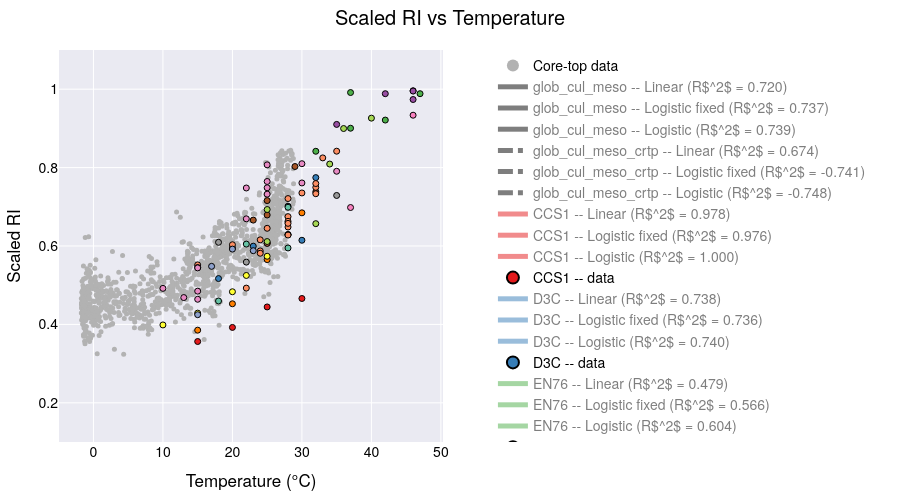

The notebook cell this image was saved under:
### Code cell
# ─── prepare sample points ────────────────────────────────────────────────────
xx = np.linspace(-4, 50, 200)

# ─── filter & group your data ──────────────────────────────────────────────────
plot_data = culture_meso_df[culture_meso_df['Temperature'] < 50]
plot_data = plot_data.replace([np.inf, -np.inf], np.nan)  # replace inf with NaN
plot_data = plot_data.dropna(subset=['scaledRI', 'Temperature'])  # drop NaN rows

plot_coretop_data = coretop_df.dropna(subset=['t_sf2tc_avg', 'scaledRI_median']).reset_index(drop=True)

min_count = 2
groups = [g for g, df in plot_data.groupby('Strains_edited') if len(df) >= min_count]

# ─── build the figure with one trace per strain per model ─────────────────────
fig = go.Figure()

fig.add_trace(go.Scatter(
    x=plot_coretop_data['t_sf2tc_avg'],
    y=plot_coretop_data['scaledRI_median'],
    mode='markers',
    marker=dict(color='rgba(178,178,178,1.000)', size=5),
    name='Core-top data',
    showlegend=True   # you can allow toggling it via legend if you like
))
core_idx = 0  # index of this core-top trace

# ─── add global fits ────────────────────────────────────────────────
X_all = plot_data['Temperature'].values.reshape(-1,1)
y_all = plot_data['scaledRI'].values

# -- Linear fit --
ols_all = LinearRegression().fit(X_all, y_all)
y_lin_all = ols_all.predict(xx.reshape(-1,1))


# -- Logistic fixed upper --
p0f = [25, 0.1, 0.1]
bf = (0, [50,1,1])
popt_f_all, _ = curve_fit(logistic_fixed_upper, plot_data['Temperature'], plot_data['scaledRI'], p0=p0f, bounds=bf)
y_logif_all = logistic_fixed_upper(xx, *popt_f_all)
r2_logif_all = 1 - np.var(plot_data['scaledRI'] - logistic_fixed_upper(plot_data['Temperature'], *popt_f_all)) / np.var(plot_data['scaledRI'])

# -- Full logistic --
p0_all = [25,0.1,0.1,0.1]
bnd_all = (0, [50,1,1,1])
popt_all, _ = curve_fit(logistic, plot_data['Temperature'], plot_data['scaledRI'], p0=p0_all, bounds=bnd_all)
y_logi_all = logistic(xx, *popt_all)
r2_logi_all = 1 - np.var(plot_data['scaledRI'] - logistic(plot_data['Temperature'], *popt_all)) / np.var(plot_data['scaledRI'])

## add global fits to figure
for model, y, r2 in [
    ("Linear", y_lin_all, ols_all.score(X_all, y_all)),
    ("Logistic fixed", y_logif_all, r2_logif_all),
    ("Logistic", y_logi_all, r2_logi_all)
]:
    fig.add_trace(go.Scatter(
        x=xx, y=y,
        mode='lines',
        name=f"glob_cul_meso -- {model} (R$^{2}$ = {r2:.3f})",
        visible=True
    ))

### add X_all and y_all with coretop data and fit the glob_cul_meso_crtp
X_all_full = np.concatenate((plot_coretop_data['t_sf2tc_avg'].values.reshape(-1,1), plot_data['Temperature'].values.reshape(-1,1)))
y_all_full = np.concatenate((plot_coretop_data['scaledRI_median'].values, plot_data['scaledRI'].values))

# -- Linear fit --
ols_all_full = LinearRegression().fit(X_all_full, y_all_full)
y_lin_all_full = ols_all_full.predict(xx.reshape(-1,1))
# -- Logistic fixed upper --
p0f_full = [25, 0.1, 0.1]
bf_full = (0, [50,1,1])
popt_f_all_full, _ = curve_fit(logistic_fixed_upper, np.squeeze(X_all_full), y_all_full, p0=p0f_full, bounds=bf_full)
y_logif_all_full = logistic_fixed_upper(xx, *popt_f_all_full)
r2_logif_all_full = 1 - np.var(y_all_full - logistic_fixed_upper(X_all_full, *popt_f_all_full)) / np.var(y_all_full)
# -- Full logistic --
p0_all_full = [25,0.1,0.1,0.1]
bnd_all_full = (0, [50,1,1,1])
popt_all_full, _ = curve_fit(logistic, np.squeeze(X_all_full), y_all_full, p0=p0_all_full, bounds=bnd_all_full)
y_logi_all_full = logistic(xx, *popt_all_full)
r2_logi_all_full = 1 - np.var(y_all_full - logistic(X_all_full, *popt_all_full)) / np.var(y_all_full)
## add global fits to figure
for model, y, r2 in [
    ("Linear", y_lin_all_full, ols_all_full.score(X_all_full, y_all_full)),
    ("Logistic fixed", y_logif_all_full, r2_logif_all_full),
    ("Logistic", y_logi_all_full, r2_logi_all_full)
]:
    fig.add_trace(go.Scatter(
        x=xx, y=y,
        mode='lines',
        name=f"glob_cul_meso_crtp -- {model} (R$^{2}$ = {r2:.3f})",
        visible=True
    ))
    
# ─── add all your strain traces ───────────────────────────
for strain in groups:
    df = plot_data[plot_data['Strains_edited'] == strain]
    X = df['Temperature'].values.reshape(-1,1)
    y = df['scaledRI'].values
    
    # -- Linear fit --
    ols = LinearRegression().fit(X, y)
    y_lin = ols.predict(xx.reshape(-1,1))
    fig.add_trace(go.Scatter(
        x=xx, y=y_lin, 
        mode='lines',
        name=f"{strain} -- Linear (R$^{2}$ = {ols.score(X,y):.3f})",
        visible=(strain == groups[0])  # only first strain visible initially
    ))
    
    # -- Logistic fixed upper --
    p0f = [25, 0.1, 0.1]
    bf = (0, [50,1,1])
    popt_f, _ = curve_fit(logistic_fixed_upper, df['Temperature'], df['scaledRI'], p0=p0f, bounds=bf)
    y_logf = logistic_fixed_upper(xx, *popt_f)
    r2_f = 1 - np.var(df['scaledRI'] - logistic_fixed_upper(df['Temperature'], *popt_f)) / np.var(df['scaledRI'])
    fig.add_trace(go.Scatter(
        x=xx, y=y_logf,
        mode='lines',
        name=f"{strain} -- Logistic fixed (R$^{2}$ = {r2_f:.3f})",
        visible=False
    ))
    
    # -- Full logistic --
    p0 = [25,0.1,0.1,0.1]
    bnd = (0, [50,1,1,1])
    popt, _ = curve_fit(logistic, df['Temperature'], df['scaledRI'], p0=p0, bounds=bnd)
    y_log = logistic(xx, *popt)
    r2 = 1 - np.var(df['scaledRI'] - logistic(df['Temperature'], *popt)) / np.var(df['scaledRI'])
    fig.add_trace(go.Scatter(
        x=xx, y=y_log,
        mode='lines',
        name=f"{strain} -- Logistic (R$^{2}$ = {r2:.3f})",
        visible=False
    ))
    
    # -- Always-on scatter of raw data --
    fig.add_trace(go.Scatter(
        x=df['Temperature'], y=df['scaledRI'],
        mode='markers',
        marker=dict(size=6, line=dict(width=1, color='black')),
        name=f"{strain} -- data",
        visible=True
    ))
# build a mapping strain → color
palette1 = px.colors.qualitative.Set1
palette2 = px.colors.qualitative.Set2

# make one long list
all_colors = palette1 + palette2

# then map strains in order
strain_colors = {
    strain: all_colors[i % len(all_colors)]
    for i, strain in enumerate(groups)
}
coretop_ds_merged = xr.merge([coretop_ds, ocean_properties_ds])



coretop_df_temp = coretop_ds_merged.to_dataframe()
coretop_df_temp['pred_new_texRI'] = pred_texRI(coretop_df_temp['tex_median'], method_name='exp_thisStudy')
coretop_df_temp['new_deltaRI'] = coretop_df_temp['scaledRI_median']*4 - coretop_df_temp['pred_new_texRI']
coretop_df_temp = coretop_df_temp.replace([np.inf, -np.inf], np.nan).dropna(subset=['scaledRI_median','gdgt23ratio_median',]).reset_index()
coretop_df = coretop_df_temp[coretop_df_temp['new_deltaRI'].abs()<=0.5].reset_index(drop=True)

display(coretop_df)

coretop_df = coretop_df[coretop_df['gdgt23ratio_median']<100].reset_index(drop=True)  # remove outliers
coretop_df_below70N = coretop_df[coretop_df['lat']<70].reset_index(drop=True)
# now loop through all traces
for trace in fig.data:
    # The “cultures + mesocosm only” global fit
    if trace.name.startswith("glob_cul_meso --"):
        trace.update(line=dict(
            color="black",   # pick any CSS name or hex code
            dash="solid",        # “solid”, “dash”, “dot”, “dashdot”, etc
            width=4              # thicker line
        ))

    # The “cultures + mesocosm + coretop” global fit
    elif trace.name.startswith("glob_cul_meso_crtp --"):
        trace.update(line=dict(
            color="black",
            dash="dashdot",
            width=3
        ))
        
    # skip the core-top (and any other truly global or background traces)
    elif trace.name == "Core-top data":
        continue

    # split off the strain name (everything before the “ – ”)
    strain = trace.name.split(" -- ")[0]

    # pick a color: if it’s one of our strains, use its palette color;
    # otherwise (e.g. “Global”) fall back to black or whatever you like
    col = strain_colors.get(strain, "black")

    # apply to both marker & line
    trace.update(
        marker=dict(color=col),
        line=dict(color=col)
    )



# Hide all line traces (fits) by default, leave markers visible
for trace in fig.data:
    if "lines" in trace.mode:
        trace.visible = "legendonly"
    else:
        trace.visible = True

# # Make “raw data” the initial visibility state:
# for tr in fig.data:
#     if tr.name == "Core-top data" or tr.name.endswith("-- data"):
#         tr.visible = True
#     else:
#         tr.visible = False
        


# reposition the model‐dropdown as a vertical nav bar on the left
fig.update_layout(

    autosize=False,     # turn off responsive “fill the container”
    width=900,          # fixed pixel width
    height=500,         # fixed pixel height
    margin=dict(l=40, r=40, t=50, b=40),

    title="Scaled RI vs Temperature",
    xaxis_title="Temperature (°C)",
    yaxis_title="Scaled RI",
    
    yaxis=dict(
        range=[0.1, 1.1],
        autorange=False    # turn off auto‐scaling
    ),

    # put the legend also on the left, so users can click each strain on/off
    legend=dict(
        traceorder="normal",
        orientation="v",
        x=1.13,      # just inside the left margin
        y=0.5,
        xanchor="left",
        yanchor="middle",
        itemsizing="constant"
    ),
    template='seaborn',
    font=dict(
        family="TeX Gyre Heros",
        size=14,
        color="black"
    ),
    
)

# lock X/Y so the units match (remove if you don’t want a 1:1 scale)
fig.update_xaxes(constrain='domain')            # keep the X‐axis from expanding

# set a default
# fig.update_layout(template="plotly_white")

fig.show()

# in your Python script / notebook:
fig.write_html(
  os.path.join(local_github_path, 'html_figures', 'scaledRI_vs_Temperature.html'),
  include_plotlyjs="cdn",   # pull Plotly.js from the CDN
  full_html=False           # only the <div>+<script>—no <html>/<body> wrapper
)

### Figure 1 — Plotly figure (JSON) as saved in the notebook; plotly's stock layout.template omitted (floating-point values rounded to 4 significant figures; data arrays with more than 128 entries replaced by an {"elided": "..."} marker saying what was removed)
{"data": [{"marker": {"color": "rgba(178,178,178,1.000)", "size": 5}, "mode": "markers", "name": "Core-top data", "showlegend": true, "type": "scatter", "visible": true, "x": {"elided": "1348 float values"}, "y": {"elided": "1348 float values"}}, {"line": {"color": "black", "dash": "solid", "width": 4}, "marker": {"color": "black"}, "mode": "lines", "name": "glob_cul_meso -- Linear (R$^2$ = 0.720)", "type": "scatter", "visible": "legendonly", "x": {"elided": "200 float values"}, "y": {"elided": "200 float values"}}, {"line": {"color": "black", "dash": "solid", "width": 4}, "marker": {"color": "black"}, "mode": "lines", "name": "glob_cul_meso -- Logistic fixed (R$^2$ = 0.737)", "type": "scatter", "visible": "legendonly", "x": {"elided": "200 float values"}, "y": {"elided": "200 float values"}}, {"line": {"color": "black", "dash": "solid", "width": 4}, "marker": {"color": "black"}, "mode": "lines", "name": "glob_cul_meso -- Logistic (R$^2$ = 0.739)", "type": "scatter", "visible": "legendonly", "x": {"elided": "200 float values"}, "y": {"elided": "200 float values"}}, {"line": {"color": "black", "dash": "dashdot", "width": 3}, "marker": {"color": "black"}, "mode": "lines", "name": "glob_cul_meso_crtp -- Linear (R$^2$ = 0.674)", "type": "scatter", "visible": "legendonly", "x": {"elided": "200 float values"}, "y": {"elided": "200 float values"}}, {"line": {"color": "black", "dash": "dashdot", "width": 3}, "marker": {"color": "black"}, "mode": "lines", "name": "glob_cul_meso_crtp -- Logistic fixed (R$^2$ = -0.741)", "type": "scatter", "visible": "legendonly", "x": {"elided": "200 float values"}, "y": {"elided": "200 float values"}}, {"line": {"color": "black", "dash": "dashdot", "width": 3}, "marker": {"color": "black"}, "mode": "lines", "name": "glob_cul_meso_crtp -- Logistic (R$^2$ = -0.748)", "type": "scatter", "visible": "legendonly", "x": {"elided": "200 float values"}, "y": {"elided": "200 float values"}}, {"line": {"color": "rgb(228,26,28)"}, "marker": {"color": "rgb(228,26,28)"}, "mode": "lines", "name": "CCS1 -- Linear (R$^2$ = 0.978)", "type": "scatter", "visible": "legendonly", "x": {"elided": "200 float values"}, "y": {"elided": "200 float values"}}, {"line": {"color": "rgb(228,26,28)"}, "marker": {"color": "rgb(228,26,28)"}, "mode": "lines", "name": "CCS1 -- Logistic fixed (R$^2$ = 0.976)", "type": "scatter", "visible": "legendonly", "x": {"elided": "200 float values"}, "y": {"elided": "200 float values"}}, {"line": {"color": "rgb(228,26,28)"}, "marker": {"color": "rgb(228,26,28)"}, "mode": "lines", "name": "CCS1 -- Logistic (R$^2$ = 1.000)", "type": "scatter", "visible": "legendonly", "x": {"elided": "200 float values"}, "y": {"elided": "200 float values"}}, {"line": {"color": "rgb(228,26,28)"}, "marker": {"color": "rgb(228,26,28)", "line": {"color": "black", "width": 1}, "size": 6}, "mode": "markers", "name": "CCS1 -- data", "type": "scatter", "visible": true, "x": [15, 20, 25, 30], "y": [0.3564, 0.3923, 0.4445, 0.4661]}, {"line": {"color": "rgb(55,126,184)"}, "marker": {"color": "rgb(55,126,184)"}, "mode": "lines", "name": "D3C -- Linear (R$^2$ = 0.738)", "type": "scatter", "visible": "legendonly", "x": {"elided": "200 float values"}, "y": {"elided": "200 float values"}}, {"line": {"color": "rgb(55,126,184)"}, "marker": {"color": "rgb(55,126,184)"}, "mode": "lines", "name": "D3C -- Logistic fixed (R$^2$ = 0.736)", "type": "scatter", "visible": "legendonly", "x": {"elided": "200 float values"}, "y": {"elided": "200 float values"}}, {"line": {"color": "rgb(55,126,184)"}, "marker": {"color": "rgb(55,126,184)"}, "mode": "lines", "name": "D3C -- Logistic (R$^2$ = 0.740)", "type": "scatter", "visible": "legendonly", "x": {"elided": "200 float values"}, "y": {"elided": "200 float values"}}, {"line": {"color": "rgb(55,126,184)"}, "marker": {"color": "rgb(55,126,184)", "line": {"color": "black", "width": 1}, "size": 6}, "mode": "markers", "name": "D3C -- data", "type": "scatter", "visible": true, "x": [30, 18, 23, 28, 32], "y": [0.6146, 0.517, 0.5995, 0.7015, 0.7745]}, {"line": {"color": "rgb(77,175,74)"}, "marker": {"color": "rgb(77,175,74)"}, "mode": "lines", "name": "EN76 -- Linear (R$^2$ = 0.479)", "type": "scatter", "visible": "legendonly", "x": {"elided": "200 float values"}, "y": {"elided": "200 float values"}}, {"line": {"color": "rgb(77,175,74)"}, "marker": {"color": "rgb(77,175,74)"}, "mode": "lines", "name": "EN76 -- Logistic fixed (R$^2$ = 0.566)", "type": "scatter", "visible": "legendonly", "x": {"elided": "200 float values"}, "y": {"elided": "200 float values"}}, {"line": {"color": "rgb(77,175,74)"}, "marker": {"color": "rgb(77,175,74)"}, "mode": "lines", "name": "EN76 -- Logistic (R$^2$ = 0.604)", "type": "scatter", "visible": "legendonly", "x": {"elided": "200 float values"}, "y": {"elided": "200 float values"}}, {"line": {"color": "rgb(77,175,74)"}, "marker": {"color": "rgb(77,175,74)", "line": {"color": "black", "width": 1}, "size": 6}, "mode": "markers", "name": "EN76 -- data", "type": "scatter", "visible": true, "x": [37, 32, 37, 42, 47], "y": [0.9915, 0.8416, 0.9005, 0.9212, 0.9886]}, {"line": {"color": "rgb(152,78,163)"}, "marker": {"color": "rgb(152,78,163)"}, "mode": "lines", "name": "Ga9.2 -- Linear (R$^2$ = 0.814)", "type": "scatter", "visible": "legendonly", "x": {"elided": "200 float values"}, "y": {"elided": "200 float values"}}, {"line": {"color": "rgb(152,78,163)"}, "marker": {"color": "rgb(152,78,163)"}, "mode": "lines", "name": "Ga9.2 -- Logistic fixed (R$^2$ = 0.919)", "type": "scatter", "visible": "legendonly", "x": {"elided": "200 float values"}, "y": {"elided": "200 float values"}}, {"line": {"color": "rgb(152,78,163)"}, "marker": {"color": "rgb(152,78,163)"}, "mode": "lines", "name": "Ga9.2 -- Logistic (R$^2$ = 0.938)", "type": "scatter", "visible": "legendonly", "x": {"elided": "200 float values"}, "y": {"elided": "200 float values"}}, {"line": {"color": "rgb(152,78,163)"}, "marker": {"color": "rgb(152,78,163)", "line": {"color": "black", "width": 1}, "size": 6}, "mode": "markers", "name": "Ga9.2 -- data", "type": "scatter", "visible": true, "x": [35, 46, 46, 42, 46], "y": [0.9102, 0.9737, 0.996, 0.9885, 0.9952]}, {"line": {"color": "rgb(255,127,0)"}, "marker": {"color": "rgb(255,127,0)"}, "mode": "lines", "name": "HCA1 -- Linear (R$^2$ = 0.986)", "type": "scatter", "visible": "legendonly", "x": {"elided": "200 float values"}, "y": {"elided": "200 float values"}}, {"line": {"color": "rgb(255,127,0)"}, "marker": {"color": "rgb(255,127,0)"}, "mode": "lines", "name": "HCA1 -- Logistic fixed (R$^2$ = 0.999)", "type": "scatter", "visible": "legendonly", "x": {"elided": "200 float values"}, "y": {"elided": "200 float values"}}, {"line": {"color": "rgb(255,127,0)"}, "marker": {"color": "rgb(255,127,0)"}, "mode": "lines", "name": "HCA1 -- Logistic (R$^2$ = 1.000)", "type": "scatter", "visible": "legendonly", "x": {"elided": "200 float values"}, "y": {"elided": "200 float values"}}, {"line": {"color": "rgb(255,127,0)"}, "marker": {"color": "rgb(255,127,0)", "line": {"color": "black", "width": 1}, "size": 6}, "mode": "markers", "name": "HCA1 -- data", "type": "scatter", "visible": true, "x": [15, 20, 25, 30], "y": [0.3853, 0.4526, 0.5653, 0.6846]}, {"line": {"color": "rgb(255,255,51)"}, "marker": {"color": "rgb(255,255,51)"}, "mode": "lines", "name": "HCE1 -- Linear (R$^2$ = 0.954)", "type": "scatter", "visible": "legendonly", "x": {"elided": "200 float values"}, "y": {"elided": "200 float values"}}, {"line": {"color": "rgb(255,255,51)"}, "marker": {"color": "rgb(255,255,51)"}, "mode": "lines", "name": "HCE1 -- Logistic fixed (R$^2$ = 0.997)", "type": "scatter", "visible": "legendonly", "x": {"elided": "200 float values"}, "y": {"elided": "200 float values"}}, {"line": {"color": "rgb(255,255,51)"}, "marker": {"color": "rgb(255,255,51)"}, "mode": "lines", "name": "HCE1 -- Logistic (R$^2$ = 0.998)", "type": "scatter", "visible": "legendonly", "x": {"elided": "200 float values"}, "y": {"elided": "200 float values"}}, {"line": {"color": "rgb(255,255,51)"}, "marker": {"color": "rgb(255,255,51)", "line": {"color": "black", "width": 1}, "size": 6}, "mode": "markers", "name": "HCE1 -- data", "type": "scatter", "visible": true, "x": [10, 15, 20, 22, 25], "y": [0.3986, 0.4287, 0.4833, 0.5249, 0.5738]}, {"line": {"color": "rgb(166,86,40)"}, "marker": {"color": "rgb(166,86,40)"}, "mode": "lines", "name": "MY1T -- Linear (R$^2$ = 0.595)", "type": "scatter", "visible": "legendonly", "x": {"elided": "200 float values"}, "y": {"elided": "200 float values"}}, {"line": {"color": "rgb(166,86,40)"}, "marker": {"color": "rgb(166,86,40)"}, "mode": "lines", "name": "MY1T -- Logistic fixed (R$^2$ = 0.608)", "type": "scatter", "visible": "legendonly", "x": {"elided": "200 float values"}, "y": {"elided": "200 float values"}}, {"line": {"color": "rgb(166,86,40)"}, "marker": {"color": "rgb(166,86,40)"}, "mode": "lines", "name": "MY1T -- Logistic (R$^2$ = 0.671)", "type": "scatter", "visible": "legendonly", "x": {"elided": "200 float values"}, "y": {"elided": "200 float values"}}, {"line": {"color": "rgb(166,86,40)"}, "marker": {"color": "rgb(166,86,40)", "line": {"color": "black", "width": 1}, "size": 6}, "mode": "markers", "name": "MY1T -- data", "type": "scatter", "visible": true, "x": [25, 25, 20, 23, 25, 29, 32], "y": [0.6068, 0.6791, 0.5948, 0.6661, 0.7158, 0.8028, 0.7381]}, {"line": {"color": "rgb(247,129,191)"}, "marker": {"color": "rgb(247,129,191)"}, "mode": "lines", "name": "N4 -- Linear (R$^2$ = 1.000)", "type": "scatter", "visible": "legendonly", "x": {"elided": "200 float values"}, "y": {"elided": "200 float values"}}, {"line": {"color": "rgb(247,129,191)"}, "marker": {"color": "rgb(247,129,191)"}, "mode": "lines", "name": "N4 -- Logistic fixed (R$^2$ = 1.000)", "type": "scatter", "visible": "legendonly", "x": {"elided": "200 float values"}, "y": {"elided": "200 float values"}}, {"line": {"color": "rgb(247,129,191)"}, "marker": {"color": "rgb(247,129,191)"}, "mode": "lines", "name": "N4 -- Logistic (R$^2$ = 1.000)", "type": "scatter", "visible": "legendonly", "x": {"elided": "200 float values"}, "y": {"elided": "200 float values"}}, {"line": {"color": "rgb(247,129,191)"}, "marker": {"color": "rgb(247,129,191)", "line": {"color": "black", "width": 1}, "size": 6}, "mode": "markers", "name": "N4 -- data", "type": "scatter", "visible": true, "x": [37, 46], "y": [0.6981, 0.9337]}, {"line": {"color": "rgb(153,153,153)"}, "marker": {"color": "rgb(153,153,153)"}, "mode": "lines", "name": "NAOA2 -- Linear (R$^2$ = 0.692)", "type": "scatter", "visible": "legendonly", "x": {"elided": "200 float values"}, "y": {"elided": "200 float values"}}, {"line": {"color": "rgb(153,153,153)"}, "marker": {"color": "rgb(153,153,153)"}, "mode": "lines", "name": "NAOA2 -- Logistic fixed (R$^2$ = 0.884)", "type": "scatter", "visible": "legendonly", "x": {"elided": "200 float values"}, "y": {"elided": "200 float values"}}, {"line": {"color": "rgb(153,153,153)"}, "marker": {"color": "rgb(153,153,153)"}, "mode": "lines", "name": "NAOA2 -- Logistic (R$^2$ = 0.916)", "type": "scatter", "visible": "legendonly", "x": {"elided": "200 float values"}, "y": {"elided": "200 float values"}}, {"line": {"color": "rgb(153,153,153)"}, "marker": {"color": "rgb(153,153,153)", "line": {"color": "black", "width": 1}, "size": 6}, "mode": "markers", "name": "NAOA2 -- data", "type": "scatter", "visible": true, "x": [18, 22, 28, 35, 28], "y": [0.6094, 0.5589, 0.6294, 0.7289, 0.6288]}, {"line": {"color": "rgb(102,194,165)"}, "marker": {"color": "rgb(102,194,165)"}, "mode": "lines", "name": "NAOA6 -- Linear (R$^2$ = 0.696)", "type": "scatter", "visible": "legendonly", "x": {"elided": "200 float values"}, "y": {"elided": "200 float values"}}, {"line": {"color": "rgb(102,194,165)"}, "marker": {"color": "rgb(102,194,165)"}, "mode": "lines", "name": "NAOA6 -- Logistic fixed (R$^2$ = 0.703)", "type": "scatter", "visible": "legendonly", "x": {"elided": "200 float values"}, "y": {"elided": "200 float values"}}, {"line": {"color": "rgb(102,194,165)"}, "marker": {"color": "rgb(102,194,165)"}, "mode": "lines", "name": "NAOA6 -- Logistic (R$^2$ = 0.814)", "type": "scatter", "visible": "legendonly", "x": {"elided": "200 float values"}, "y": {"elided": "200 float values"}}, {"line": {"color": "rgb(102,194,165)"}, "marker": {"color": "rgb(102,194,165)", "line": {"color": "black", "width": 1}, "size": 6}, "mode": "markers", "name": "NAOA6 -- data", "type": "scatter", "visible": true, "x": [18, 22, 28, 28], "y": [0.4598, 0.6049, 0.6988, 0.595]}, {"line": {"color": "rgb(252,141,98)"}, "marker": {"color": "rgb(252,141,98)"}, "mode": "lines", "name": "SCM1 -- Linear (R$^2$ = 0.779)", "type": "scatter", "visible": "legendonly", "x": {"elided": "200 float values"}, "y": {"elided": "200 float values"}}, {"line": {"color": "rgb(252,141,98)"}, "marker": {"color": "rgb(252,141,98)"}, "mode": "lines", "name": "SCM1 -- Logistic fixed (R$^2$ = 0.879)", "type": "scatter", "visible": "legendonly", "x": {"elided": "200 float values"}, "y": {"elided": "200 float values"}}, {"line": {"color": "rgb(252,141,98)"}, "marker": {"color": "rgb(252,141,98)"}, "mode": "lines", "name": "SCM1 -- Logistic (R$^2$ = 0.879)", "type": "scatter", "visible": "legendonly", "x": {"elided": "200 float values"}, "y": {"elided": "200 float values"}}, {"line": {"color": "rgb(252,141,98)"}, "marker": {"color": "rgb(252,141,98)", "line": {"color": "black", "width": 1}, "size": 6}, "mode": "markers", "name": "SCM1 -- data", "type": "scatter", "visible": true, "x": [22, 25, 28, 28, 15, 20, 25, 30, 33, 35, 28, 24, 24, 24, 28, 28, 28, 32, 32, 32], "y": [0.4926, 0.6071, 0.6279, 0.6484, 0.5518, 0.6032, 0.6452, 0.7353, 0.8248, 0.8418, 0.721, 0.5875, 0.6157, 0.5815, 0.6749, 0.6629, 0.6577, 0.7496, 0.7593, 0.7333]}, {"line": {"color": "rgb(141,160,203)"}, "marker": {"color": "rgb(141,160,203)"}, "mode": "lines", "name": "SPOT1 -- Linear (R$^2$ = 0.700)", "type": "scatter", "visible": "legendonly", "x": {"elided": "200 float values"}, "y": {"elided": "200 float values"}}, {"line": {"color": "rgb(141,160,203)"}, "marker": {"color": "rgb(141,160,203)"}, "mode": "lines", "name": "SPOT1 -- Logistic fixed (R$^2$ = 0.706)", "type": "scatter", "visible": "legendonly", "x": {"elided": "200 float values"}, "y": {"elided": "200 float values"}}, {"line": {"color": "rgb(141,160,203)"}, "marker": {"color": "rgb(141,160,203)"}, "mode": "lines", "name": "SPOT1 -- Logistic (R$^2$ = 0.999)", "type": "scatter", "visible": "legendonly", "x": {"elided": "200 float values"}, "y": {"elided": "200 float values"}}, {"line": {"color": "rgb(141,160,203)"}, "marker": {"color": "rgb(141,160,203)", "line": {"color": "black", "width": 1}, "size": 6}, "mode": "markers", "name": "SPOT1 -- data", "type": "scatter", "visible": true, "x": [15, 17, 20, 23], "y": [0.4247, 0.5481, 0.5921, 0.588]}, {"line": {"color": "rgb(231,138,195)"}, "marker": {"color": "rgb(231,138,195)"}, "mode": "lines", "name": "mesocosm - North Sea -- Linear (R$^2$ = 0.837)", "type": "scatter", "visible": "legendonly", "x": {"elided": "200 float values"}, "y": {"elided": "200 float values"}}, {"line": {"color": "rgb(231,138,195)"}, "marker": {"color": "rgb(231,138,195)"}, "mode": "lines", "name": "mesocosm - North Sea -- Logistic fixed (R$^2$ = 0.878)", "type": "scatter", "visible": "legendonly", "x": {"elided": "200 float values"}, "y": {"elided": "200 float values"}}, {"line": {"color": "rgb(231,138,195)"}, "marker": {"color": "rgb(231,138,195)"}, "mode": "lines", "name": "mesocosm - North Sea -- Logistic (R$^2$ = 0.950)", "type": "scatter", "visible": "legendonly", "x": {"elided": "200 float values"}, "y": {"elided": "200 float values"}}, {"line": {"color": "rgb(231,138,195)"}, "marker": {"color": "rgb(231,138,195)", "line": {"color": "black", "width": 1}, "size": 6}, "mode": "markers", "name": "mesocosm - North Sea -- data", "type": "scatter", "visible": true, "x": [10, 15, 15, 22, 25, 25, 30, 35, 13, 15, 15, 22, 25, 25, 30], "y": [0.4919, 0.4848, 0.4641, 0.748, 0.7646, 0.807, 0.7608, 0.7907, 0.4685, 0.5451, 0.5441, 0.6693, 0.7485, 0.7323, 0.8099]}, {"line": {"color": "rgb(166,216,84)"}, "marker": {"color": "rgb(166,216,84)"}, "mode": "lines", "name": "mesocosm - Seychelles -- Linear (R$^2$ = 0.776)", "type": "scatter", "visible": "legendonly", "x": {"elided": "200 float values"}, "y": {"elided": "200 float values"}}, {"line": {"color": "rgb(166,216,84)"}, "marker": {"color": "rgb(166,216,84)"}, "mode": "lines", "name": "mesocosm - Seychelles -- Logistic fixed (R$^2$ = 0.894)", "type": "scatter", "visible": "legendonly", "x": {"elided": "200 float values"}, "y": {"elided": "200 float values"}}, {"line": {"color": "rgb(166,216,84)"}, "marker": {"color": "rgb(166,216,84)"}, "mode": "lines", "name": "mesocosm - Seychelles -- Logistic (R$^2$ = 0.950)", "type": "scatter", "visible": "legendonly", "x": {"elided": "200 float values"}, "y": {"elided": "200 float values"}}, {"line": {"color": "rgb(166,216,84)"}, "marker": {"color": "rgb(166,216,84)", "line": {"color": "black", "width": 1}, "size": 6}, "mode": "markers", "name": "mesocosm - Seychelles -- data", "type": "scatter", "visible": true, "x": [25, 25, 32, 34, 36, 40], "y": [0.6113, 0.6931, 0.657, 0.809, 0.8997, 0.9262]}], "layout": {"autosize": false, "font": {"color": "black", "family": "TeX Gyre Heros", "size": 14}, "height": 500, "legend": {"itemsizing": "constant", "orientation": "v", "traceorder": "normal", "x": 1.13, "xanchor": "left", "y": 0.5, "yanchor": "middle"}, "margin": {"b": 40, "l": 40, "r": 40, "t": 50}, "title": {"text": "Scaled RI vs Temperature"}, "width": 900, "xaxis": {"constrain": "domain", "title": {"text": "Temperature (°C)"}}, "yaxis": {"autorange": false, "range": [0.1, 1.1], "title": {"text": "Scaled RI"}}}}
